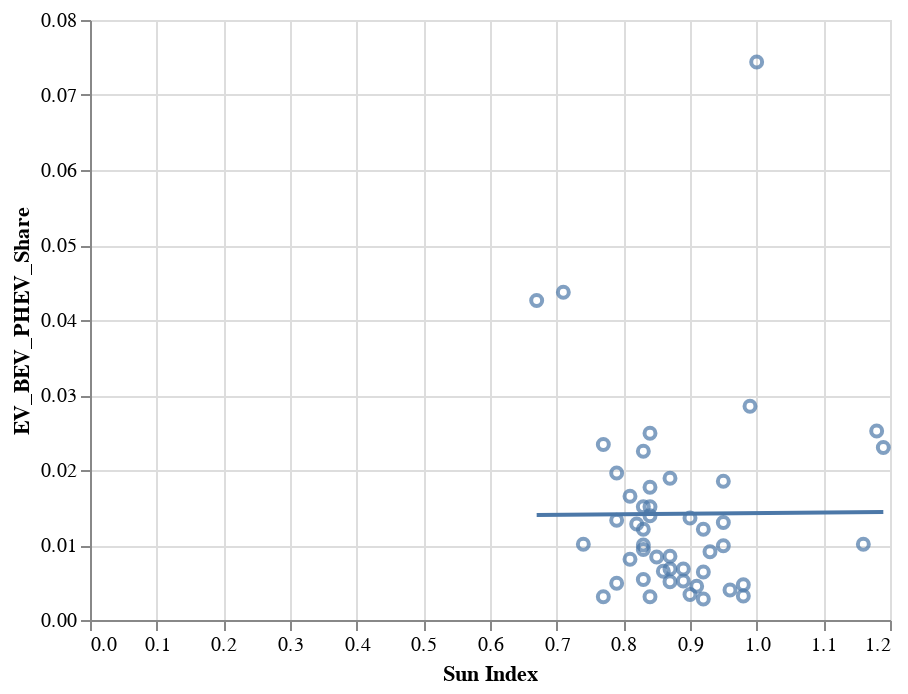

The cell this chart's notebook holds for it:
### Code cell
# Let plot solar potential (Sun Index) and EV adoption
sc_plot=alt.Chart(filescombined_no_outlier).mark_point().encode(
    x="Sun Index",
    y="EV_BEV_PHEV_Share"
)

sc_plot + sc_plot.transform_regression("Sun Index", "EV_BEV_PHEV_Share").mark_line()

### Figure 1 — Vega-Lite specification as saved in the notebook (floating-point values rounded to 4 significant figures)
{"config": {"view": {"continuousWidth": 400, "continuousHeight": 300}}, "layer": [{"mark": "point", "encoding": {"x": {"field": "Sun Index", "type": "quantitative"}, "y": {"field": "EV_BEV_PHEV_Share", "type": "quantitative"}}}, {"mark": "line", "encoding": {"x": {"field": "Sun Index", "type": "quantitative"}, "y": {"field": "EV_BEV_PHEV_Share", "type": "quantitative"}}, "transform": [{"on": "Sun Index", "regression": "EV_BEV_PHEV_Share"}]}], "data": {"name": "data-d5e7d66e4131426bcfc46c77d2c3f56d"}, "$schema": "https://vega.github.io/schema/vega-lite/v4.17.0.json", "datasets": {"data-d5e7d66e4131426bcfc46c77d2c3f56d": [{"level_0": 0.0, "Population Rank": 24.0, "State": "Alabama", "Population in 2021": 5040000.0, "Population in 2020": 5024000.0, "Total Size Rank": 30.0, "total_size": 52420.0, "Land Size Rank": 28.0, "land area": 50650.0, "Water Area Rank": 23.0, "water area": 1775.0, "Population Density Rank": 28.0, "Population Density": 99.51, "percent_land_area": 0.9661, "index": 18.0, "Solar Potential Rank": 13.0, "Sun Index": 0.89, "State Abbreviation": "AL", "Average Income": 80100.0, "2019_BEV_Sales": 722, "2019_BEV_Market_Share": 0.0037, "2019_PHEV_Sales": 285, "2019_PHEV_Market_Share": 0.0015, "EV_BEV_PHEV_Share": 0.0052, "EV_BEV_PHEV_Sales": 1007, "income_rank": "b.<100K", "Sun Index Tier": "b.<0.9"}, {"level_0": 1.0, "Population Rank": 48.0, "State": "Alaska", "Population in 2021": 732700.0, "Population in 2020": 733400.0, "Total Size Rank": 1.0, "total_size": 665400.0, "Land Size Rank": 1.0, "land area": 570600.0, "Water Area Rank": 1.0, "water area": 94740.0, "Population Density Rank": 51.0, "Population Density": 1.283, "percent_land_area": 0.8576, "index": null, "Solar Potential Rank": null, "Sun Index": null, "State Abbreviation": "AK", "Average Income": 95710.0, "2019_BEV_Sales": 87, "2019_BEV_Market_Share": 0.0035, "2019_PHEV_Sales": 56, "2019_PHEV_Market_Share": 0.0023, "EV_BEV_PHEV_Share": 0.0058, "EV_BEV_PHEV_Sales": 143, "income_rank": "b.<100K", "Sun Index Tier": "d.1+"}, {"level_0": 2.0, "Population Rank": 14.0, "State": "Arizona", "Population in 2021": 7276000.0, "Population in 2020": 7152000.0, "Total Size Rank": 6.0, "total_size": 114000.0, "Land Size Rank": 6.0, "land area": 113600.0, "Water Area Rank": 48.0, "water area": 396.2, "Population Density Rank": 33.0, "Population Density": 64.06, "percent_land_area": 0.9965, "index": 1.0, "Solar Potential Rank": 2.0, "Sun Index": 1.18, "State Abbreviation": "AZ", "Average Income": 93560.0, "2019_BEV_Sales": 6637, "2019_BEV_Market_Share": 0.022, "2019_PHEV_Sales": 954, "2019_PHEV_Market_Share": 0.0032, "EV_BEV_PHEV_Share": 0.0252, "EV_BEV_PHEV_Sales": 7591, "income_rank": "b.<100K", "Sun Index Tier": "d.1+"}, {"level_0": 3.0, "Population Rank": 33.0, "State": "Arkansas", "Population in 2021": 3026000.0, "Population in 2020": 3012000.0, "Total Size Rank": 29.0, "total_size": 53180.0, "Land Size Rank": 27.0, "land area": 52040.0, "Water Area Rank": 31.0, "water area": 1143.0, "Population Density Rank": 35.0, "Population Density": 58.15, "percent_land_area": 0.9785, "index": 15.0, "Solar Potential Rank": 11.0, "Sun Index": 0.91, "State Abbreviation": "AR", "Average Income": 73600.0, "2019_BEV_Sales": 370, "2019_BEV_Market_Share": 0.0031, "2019_PHEV_Sales": 168, "2019_PHEV_Market_Share": 0.0014, "EV_BEV_PHEV_Share": 0.0045, "EV_BEV_PHEV_Sales": 538, "income_rank": "a.< 80K", "Sun Index Tier": "c.<1.0"}, {"level_0": 4.0, "Population Rank": 1.0, "State": "California", "Population in 2021": 39240000.0, "Population in 2020": 39540000.0, "Total Size Rank": 3.0, "total_size": 163700.0, "Land Size Rank": 3.0, "land area": 155800.0, "Water Area Rank": 6.0, "water area": 7916.0, "Population Density Rank": 12.0, "Population Density": 251.9, "percent_land_area": 0.9516, "index": 3.0, "Solar Potential Rank": 4.0, "Sun Index": 1.0, "State Abbreviation": "CA", "Average Income": 109300.0, "2019_BEV_Sales": 100549, "2019_BEV_Market_Share": 0.0516, "2019_PHEV_Sales": 44471, "2019_PHEV_Market_Share": 0.0228, "EV_BEV_PHEV_Share": 0.0744, "EV_BEV_PHEV_Sales": 145020, "income_rank": "c.<120K", "Sun Index Tier": "d.1+"}, {"level_0": 5.0, "Population Rank": 21.0, "State": "Colorado", "Population in 2021": 5812000.0, "Population in 2020": 5774000.0, "Total Size Rank": 8.0, "total_size": 104100.0, "Land Size Rank": 8.0, "land area": 103600.0, "Water Area Rank": 44.0, "water area": 451.8, "Population Density Rank": 38.0, "Population Density": 56.08, "percent_land_area": 0.9957, "index": 4.0, "Solar Potential Rank": 5.0, "Sun Index": 0.99, "State Abbreviation": "CO", "Average Income": 111700.0, "2019_BEV_Sales": 7124, "2019_BEV_Market_Share": 0.0225, "2019_PHEV_Sales": 1883, "2019_PHEV_Market_Share": 0.006, "EV_BEV_PHEV_Share": 0.0285, "EV_BEV_PHEV_Sales": 9007, "income_rank": "c.<120K", "Sun Index Tier": "c.<1.0"}, {"level_0": 6.0, "Population Rank": 29.0, "State": "Connecticut", "Population in 2021": 3606000.0, "Population in 2020": 3606000.0, "Total Size Rank": 48.0, "total_size": 5543.0, "Land Size Rank": 48.0, "land area": 4842.0, "Water Area Rank": 38.0, "water area": 701.1, "Population Density Rank": 5.0, "Population Density": 744.6, "percent_land_area": 0.8735, "index": 40.0, "Solar Potential Rank": 21.0, "Sun Index": 0.79, "State Abbreviation": "CT", "Average Income": 112700.0, "2019_BEV_Sales": 2383, "2019_BEV_Market_Share": 0.0141, "2019_PHEV_Sales": 927, "2019_PHEV_Market_Share": 0.0055, "EV_BEV_PHEV_Share": 0.0196, "EV_BEV_PHEV_Sales": 3310, "income_rank": "c.<120K", "Sun Index Tier": "a.<0.8"}, {"level_0": 7.0, "Population Rank": 45.0, "State": "Delaware", "Population in 2021": 1003000.0, "Population in 2020": 989900.0, "Total Size Rank": 49.0, "total_size": 2489.0, "Land Size Rank": 49.0, "land area": 1949.0, "Water Area Rank": 40.0, "water area": 540.2, "Population Density Rank": 7.0, "Population Density": 514.9, "percent_land_area": 0.7829, "index": 28.0, "Solar Potential Rank": 17.0, "Sun Index": 0.84, "State Abbreviation": "DE", "Average Income": 88020.0, "2019_BEV_Sales": 579, "2019_BEV_Market_Share": 0.0125, "2019_PHEV_Sales": 243, "2019_PHEV_Market_Share": 0.0052, "EV_BEV_PHEV_Share": 0.0177, "EV_BEV_PHEV_Sales": 822, "income_rank": "b.<100K", "Sun Index Tier": "b.<0.9"}, {"level_0": 9.0, "Population Rank": 3.0, "State": "Florida", "Population in 2021": 21780000.0, "Population in 2020": 21540000.0, "Total Size Rank": 22.0, "total_size": 65760.0, "Land Size Rank": 26.0, "land area": 53920.0, "Water Area Rank": 3.0, "water area": 12130.0, "Population Density Rank": 9.0, "Population Density": 403.9, "percent_land_area": 0.8201, "index": 8.0, "Solar Potential Rank": 8.0, "Sun Index": 0.95, "State Abbreviation": "FL", "Average Income": 80990.0, "2019_BEV_Sales": 13137, "2019_BEV_Market_Share": 0.0108, "2019_PHEV_Sales": 2657, "2019_PHEV_Market_Share": 0.0022, "EV_BEV_PHEV_Share": 0.013, "EV_BEV_PHEV_Sales": 15794, "income_rank": "b.<100K", "Sun Index Tier": "c.<1.0"}, {"level_0": 10.0, "Population Rank": 8.0, "State": "Georgia", "Population in 2021": 10800000.0, "Population in 2020": 10710000.0, "Total Size Rank": 24.0, "total_size": 59430.0, "Land Size Rank": 21.0, "land area": 57510.0, "Water Area Rank": 22.0, "water area": 1912.0, "Population Density Rank": 18.0, "Population Density": 187.8, "percent_land_area": 0.9678, "index": 13.0, "Solar Potential Rank": 10.0, "Sun Index": 0.92, "State Abbreviation": "GA", "Average Income": 89680.0, "2019_BEV_Sales": 4227, "2019_BEV_Market_Share": 0.01, "2019_PHEV_Sales": 911, "2019_PHEV_Market_Share": 0.0021, "EV_BEV_PHEV_Share": 0.0121, "EV_BEV_PHEV_Sales": 5138, "income_rank": "b.<100K", "Sun Index Tier": "c.<1.0"}, {"level_0": 11.0, "Population Rank": 40.0, "State": "Hawaii", "Population in 2021": 1442000.0, "Population in 2020": 1455000.0, "Total Size Rank": 43.0, "total_size": 10930.0, "Land Size Rank": 47.0, "land area": 6423.0, "Water Area Rank": 13.0, "water area": 4509.0, "Population Density Rank": 14.0, "Population Density": 224.4, "percent_land_area": 0.5875, "index": null, "Solar Potential Rank": null, "Sun Index": null, "State Abbreviation": "HI", "Average Income": 100900.0, "2019_BEV_Sales": 2488, "2019_BEV_Market_Share": 0.0253, "2019_PHEV_Sales": 629, "2019_PHEV_Market_Share": 0.0064, "EV_BEV_PHEV_Share": 0.0317, "EV_BEV_PHEV_Sales": 3117, "income_rank": "c.<120K", "Sun Index Tier": "d.1+"}, {"level_0": 12.0, "Population Rank": 38.0, "State": "Idaho", "Population in 2021": 1901000.0, "Population in 2020": 1839000.0, "Total Size Rank": 14.0, "total_size": 83570.0, "Land Size Rank": 11.0, "land area": 82640.0, "Water Area Rank": 33.0, "water area": 925.8, "Population Density Rank": 45.0, "Population Density": 23.0, "percent_land_area": 0.9889, "index": 11.0, "Solar Potential Rank": 9.0, "Sun Index": 0.93, "State Abbreviation": "ID", "Average Income": 86820.0, "2019_BEV_Sales": 383, "2019_BEV_Market_Share": 0.0065, "2019_PHEV_Sales": 155, "2019_PHEV_Market_Share": 0.0026, "EV_BEV_PHEV_Share": 0.0091, "EV_BEV_PHEV_Sales": 538, "income_rank": "b.<100K", "Sun Index Tier": "c.<1.0"}, {"level_0": 13.0, "Population Rank": 6.0, "State": "Illinois", "Population in 2021": 12670000.0, "Population in 2020": 12700000.0, "Total Size Rank": 25.0, "total_size": 57910.0, "Land Size Rank": 24.0, "land area": 55520.0, "Water Area Rank": 19.0, "water area": 2395.0, "Population Density Rank": 13.0, "Population Density": 228.2, "percent_land_area": 0.9587, "index": 41.0, "Solar Potential Rank": 21.0, "Sun Index": 0.79, "State Abbreviation": "IL", "Average Income": 105400.0, "2019_BEV_Sales": 6321, "2019_BEV_Market_Share": 0.011, "2019_PHEV_Sales": 1309, "2019_PHEV_Market_Share": 0.0023, "EV_BEV_PHEV_Share": 0.0133, "EV_BEV_PHEV_Sales": 7630, "income_rank": "c.<120K", "Sun Index Tier": "a.<0.8"}, {"level_0": 14.0, "Population Rank": 17.0, "State": "Indiana", "Population in 2021": 6806000.0, "Population in 2020": 6786000.0, "Total Size Rank": 38.0, "total_size": 36420.0, "Land Size Rank": 38.0, "land area": 35830.0, "Water Area Rank": 39.0, "water area": 593.4, "Population Density Rank": 17.0, "Population Density": 190.0, "percent_land_area": 0.9837, "index": 35.0, "Solar Potential Rank": 18.0, "Sun Index": 0.83, "State Abbreviation": "IN", "Average Income": 93690.0, "2019_BEV_Sales": 1751, "2019_BEV_Market_Share": 0.0075, "2019_PHEV_Sales": 456, "2019_PHEV_Market_Share": 0.0019, "EV_BEV_PHEV_Share": 0.0094, "EV_BEV_PHEV_Sales": 2207, "income_rank": "b.<100K", "Sun Index Tier": "b.<0.9"}, {"level_0": 15.0, "Population Rank": 31.0, "State": "Iowa", "Population in 2021": 3193000.0, "Population in 2020": 3190000.0, "Total Size Rank": 26.0, "total_size": 56270.0, "Land Size Rank": 23.0, "land area": 55870.0, "Water Area Rank": 45.0, "water area": 415.7, "Population Density Rank": 37.0, "Population Density": 57.15, "percent_land_area": 0.9928, "index": 20.0, "Solar Potential Rank": 14.0, "Sun Index": 0.87, "State Abbreviation": "IA", "Average Income": 89450.0, "2019_BEV_Sales": 502, "2019_BEV_Market_Share": 0.0045, "2019_PHEV_Sales": 251, "2019_PHEV_Market_Share": 0.0023, "EV_BEV_PHEV_Share": 0.0068, "EV_BEV_PHEV_Sales": 753, "income_rank": "b.<100K", "Sun Index Tier": "b.<0.9"}, {"level_0": 16.0, "Population Rank": 35.0, "State": "Kansas", "Population in 2021": 2935000.0, "Population in 2020": 2938000.0, "Total Size Rank": 15.0, "total_size": 82280.0, "Land Size Rank": 13.0, "land area": 81760.0, "Water Area Rank": 42.0, "water area": 519.6, "Population Density Rank": 42.0, "Population Density": 35.89, "percent_land_area": 0.9937, "index": 9.0, "Solar Potential Rank": 8.0, "Sun Index": 0.95, "State Abbreviation": "KS", "Average Income": 92080.0, "2019_BEV_Sales": 657, "2019_BEV_Market_Share": 0.0077, "2019_PHEV_Sales": 190, "2019_PHEV_Market_Share": 0.0022, "EV_BEV_PHEV_Share": 0.0099, "EV_BEV_PHEV_Sales": 847, "income_rank": "b.<100K", "Sun Index Tier": "c.<1.0"}, {"level_0": 17.0, "Population Rank": 26.0, "State": "Kentucky", "Population in 2021": 4509000.0, "Population in 2020": 4506000.0, "Total Size Rank": 37.0, "total_size": 40410.0, "Land Size Rank": 37.0, "land area": 39490.0, "Water Area Rank": 34.0, "water area": 921.5, "Population Density Rank": 24.0, "Population Density": 114.2, "percent_land_area": 0.9772, "index": 36.0, "Solar Potential Rank": 18.0, "Sun Index": 0.83, "State Abbreviation": "KY", "Average Income": 79930.0, "2019_BEV_Sales": 580, "2019_BEV_Market_Share": 0.0039, "2019_PHEV_Sales": 224, "2019_PHEV_Market_Share": 0.0015, "EV_BEV_PHEV_Share": 0.0054, "EV_BEV_PHEV_Sales": 804, "income_rank": "a.< 80K", "Sun Index Tier": "b.<0.9"}, {"level_0": 18.0, "Population Rank": 25.0, "State": "Louisiana", "Population in 2021": 4624000.0, "Population in 2020": 4658000.0, "Total Size Rank": 31.0, "total_size": 52380.0, "Land Size Rank": 33.0, "land area": 43200.0, "Water Area Rank": 5.0, "water area": 9174.0, "Population Density Rank": 27.0, "Population Density": 107.0, "percent_land_area": 0.8248, "index": 16.0, "Solar Potential Rank": 12.0, "Sun Index": 0.9, "State Abbreviation": "LA", "Average Income": 75320.0, "2019_BEV_Sales": 527, "2019_BEV_Market_Share": 0.0025, "2019_PHEV_Sales": 193, "2019_PHEV_Market_Share": 0.0009, "EV_BEV_PHEV_Share": 0.0034, "EV_BEV_PHEV_Sales": 720, "income_rank": "a.< 80K", "Sun Index Tier": "c.<1.0"}, {"level_0": 19.0, "Population Rank": 42.0, "State": "Maine", "Population in 2021": 1372000.0, "Population in 2020": 1362000.0, "Total Size Rank": 39.0, "total_size": 35380.0, "Land Size Rank": 39.0, "land area": 30840.0, "Water Area Rank": 12.0, "water area": 4537.0, "Population Density Rank": 39.0, "Population Density": 44.49, "percent_land_area": 0.8718, "index": 26.0, "Solar Potential Rank": 17.0, "Sun Index": 0.84, "State Abbreviation": "ME", "Average Income": 87590.0, "2019_BEV_Sales": 518, "2019_BEV_Market_Share": 0.0079, "2019_PHEV_Sales": 471, "2019_PHEV_Market_Share": 0.0072, "EV_BEV_PHEV_Share": 0.0151, "EV_BEV_PHEV_Sales": 989, "income_rank": "b.<100K", "Sun Index Tier": "b.<0.9"}, {"level_0": 20.0, "Population Rank": 19.0, "State": "Maryland", "Population in 2021": 6165000.0, "Population in 2020": 6177000.0, "Total Size Rank": 42.0, "total_size": 12410.0, "Land Size Rank": 42.0, "land area": 9707.0, "Water Area Rank": 18.0, "water area": 2699.0, "Population Density Rank": 6.0, "Population Density": 635.1, "percent_land_area": 0.7825, "index": 27.0, "Solar Potential Rank": 17.0, "Sun Index": 0.84, "State Abbreviation": "MD", "Average Income": 130900.0, "2019_BEV_Sales": 5169, "2019_BEV_Market_Share": 0.0189, "2019_PHEV_Sales": 1637, "2019_PHEV_Market_Share": 0.006, "EV_BEV_PHEV_Share": 0.0249, "EV_BEV_PHEV_Sales": 6806, "income_rank": "d.120K+", "Sun Index Tier": "b.<0.9"}, {"level_0": 21.0, "Population Rank": 15.0, "State": "Massachusetts", "Population in 2021": 6985000.0, "Population in 2020": 7030000.0, "Total Size Rank": 44.0, "total_size": 10550.0, "Land Size Rank": 45.0, "land area": 7800.0, "Water Area Rank": 16.0, "water area": 2754.0, "Population Density Rank": 4.0, "Population Density": 895.5, "percent_land_area": 0.739, "index": 31.0, "Solar Potential Rank": 18.0, "Sun Index": 0.83, "State Abbreviation": "MA", "Average Income": 127000.0, "2019_BEV_Sales": 5646, "2019_BEV_Market_Share": 0.0162, "2019_PHEV_Sales": 2212, "2019_PHEV_Market_Share": 0.0063, "EV_BEV_PHEV_Share": 0.0225, "EV_BEV_PHEV_Sales": 7858, "income_rank": "d.120K+", "Sun Index Tier": "b.<0.9"}, {"level_0": 22.0, "Population Rank": 10.0, "State": "Michigan", "Population in 2021": 10050000.0, "Population in 2020": 10080000.0, "Total Size Rank": 11.0, "total_size": 96710.0, "Land Size Rank": 22.0, "land area": 56540.0, "Water Area Rank": 2.0, "water area": 40170.0, "Population Density Rank": 19.0, "Population Density": 177.8, "percent_land_area": 0.5846, "index": 44.0, "Solar Potential Rank": 22.0, "Sun Index": 0.77, "State Abbreviation": "MI", "Average Income": 98870.0, "2019_BEV_Sales": 808, "2019_BEV_Market_Share": 0.0014, "2019_PHEV_Sales": 1022, "2019_PHEV_Market_Share": 0.0017, "EV_BEV_PHEV_Share": 0.0031, "EV_BEV_PHEV_Sales": 1830, "income_rank": "b.<100K", "Sun Index Tier": "a.<0.8"}, {"level_0": 23.0, "Population Rank": 22.0, "State": "Minnesota", "Population in 2021": 5707000.0, "Population in 2020": 5706000.0, "Total Size Rank": 12.0, "total_size": 86940.0, "Land Size Rank": 14.0, "land area": 79630.0, "Water Area Rank": 9.0, "water area": 7309.0, "Population Density Rank": 31.0, "Population Density": 71.68, "percent_land_area": 0.9159, "index": 29.0, "Solar Potential Rank": 17.0, "Sun Index": 0.84, "State Abbreviation": "MN", "Average Income": 112200.0, "2019_BEV_Sales": 2823, "2019_BEV_Market_Share": 0.0108, "2019_PHEV_Sales": 817, "2019_PHEV_Market_Share": 0.0031, "EV_BEV_PHEV_Share": 0.0139, "EV_BEV_PHEV_Sales": 3640, "income_rank": "c.<120K", "Sun Index Tier": "b.<0.9"}, {"level_0": 24.0, "Population Rank": 34.0, "State": "Mississippi", "Population in 2021": 2950000.0, "Population in 2020": 2961000.0, "Total Size Rank": 32.0, "total_size": 48430.0, "Land Size Rank": 31.0, "land area": 46920.0, "Water Area Rank": 25.0, "water area": 1509.0, "Population Density Rank": 34.0, "Population Density": 62.87, "percent_land_area": 0.9689, "index": 12.0, "Solar Potential Rank": 10.0, "Sun Index": 0.92, "State Abbreviation": "MS", "Average Income": 66130.0, "2019_BEV_Sales": 167, "2019_BEV_Market_Share": 0.0017, "2019_PHEV_Sales": 106, "2019_PHEV_Market_Share": 0.0011, "EV_BEV_PHEV_Share": 0.0028, "EV_BEV_PHEV_Sales": 273, "income_rank": "a.< 80K", "Sun Index Tier": "c.<1.0"}, {"level_0": 25.0, "Population Rank": 18.0, "State": "Missouri", "Population in 2021": 6168000.0, "Population in 2020": 6155000.0, "Total Size Rank": 21.0, "total_size": 69710.0, "Land Size Rank": 18.0, "land area": 68740.0, "Water Area Rank": 32.0, "water area": 965.5, "Population Density Rank": 29.0, "Population Density": 89.73, "percent_land_area": 0.9861, "index": 23.0, "Solar Potential Rank": 14.0, "Sun Index": 0.87, "State Abbreviation": "MO", "Average Income": 89400.0, "2019_BEV_Sales": 1597, "2019_BEV_Market_Share": 0.0066, "2019_PHEV_Sales": 456, "2019_PHEV_Market_Share": 0.0019, "EV_BEV_PHEV_Share": 0.0085, "EV_BEV_PHEV_Sales": 2053, "income_rank": "b.<100K", "Sun Index Tier": "b.<0.9"}, {"level_0": 26.0, "Population Rank": 43.0, "State": "Montana", "Population in 2021": 1104000.0, "Population in 2020": 1084000.0, "Total Size Rank": 4.0, "total_size": 147000.0, "Land Size Rank": 4.0, "land area": 145500.0, "Water Area Rank": 26.0, "water area": 1494.0, "Population Density Rank": 49.0, "Population Density": 7.587, "percent_land_area": 0.9898, "index": 24.0, "Solar Potential Rank": 15.0, "Sun Index": 0.86, "State Abbreviation": "MT", "Average Income": 81700.0, "2019_BEV_Sales": 230, "2019_BEV_Market_Share": 0.0047, "2019_PHEV_Sales": 88, "2019_PHEV_Market_Share": 0.0018, "EV_BEV_PHEV_Share": 0.0065, "EV_BEV_PHEV_Sales": 318, "income_rank": "b.<100K", "Sun Index Tier": "b.<0.9"}, {"level_0": 27.0, "Population Rank": 37.0, "State": "Nebraska", "Population in 2021": 1964000.0, "Population in 2020": 1962000.0, "Total Size Rank": 16.0, "total_size": 77350.0, "Land Size Rank": 15.0, "land area": 76820.0, "Water Area Rank": 41.0, "water area": 523.6, "Population Density Rank": 44.0, "Population Density": 25.56, "percent_land_area": 0.9932, "index": 19.0, "Solar Potential Rank": 13.0, "Sun Index": 0.89, "State Abbreviation": "NE", "Average Income": 98810.0, "2019_BEV_Sales": 372, "2019_BEV_Market_Share": 0.0049, "2019_PHEV_Sales": 144, "2019_PHEV_Market_Share": 0.0019, "EV_BEV_PHEV_Share": 0.0068, "EV_BEV_PHEV_Sales": 516, "income_rank": "b.<100K", "Sun Index Tier": "b.<0.9"}, {"level_0": 28.0, "Population Rank": 32.0, "State": "Nevada", "Population in 2021": 3144000.0, "Population in 2020": 3105000.0, "Total Size Rank": 7.0, "total_size": 110600.0, "Land Size Rank": 7.0, "land area": 109800.0, "Water Area Rank": 36.0, "water area": 790.6, "Population Density Rank": 43.0, "Population Density": 28.64, "percent_land_area": 0.9928, "index": 0.0, "Solar Potential Rank": 1.0, "Sun Index": 1.19, "State Abbreviation": "NV", "Average Income": 83590.0, "2019_BEV_Sales": 2816, "2019_BEV_Market_Share": 0.0201, "2019_PHEV_Sales": 411, "2019_PHEV_Market_Share": 0.0029, "EV_BEV_PHEV_Share": 0.023, "EV_BEV_PHEV_Sales": 3227, "income_rank": "b.<100K", "Sun Index Tier": "d.1+"}, {"level_0": 29.0, "Population Rank": 41.0, "State": "New Hampshire", "Population in 2021": 1389000.0, "Population in 2020": 1378000.0, "Total Size Rank": 46.0, "total_size": 9349.0, "Land Size Rank": 44.0, "land area": 8953.0, "Water Area Rank": 47.0, "water area": 396.5, "Population Density Rank": 22.0, "Population Density": 155.1, "percent_land_area": 0.9576, "index": 32.0, "Solar Potential Rank": 18.0, "Sun Index": 0.83, "State Abbreviation": "NH", "Average Income": 111800.0, "2019_BEV_Sales": 690, "2019_BEV_Market_Share": 0.0081, "2019_PHEV_Sales": 340, "2019_PHEV_Market_Share": 0.004, "EV_BEV_PHEV_Share": 0.0121, "EV_BEV_PHEV_Sales": 1030, "income_rank": "c.<120K", "Sun Index Tier": "b.<0.9"}, {"level_0": 30.0, "Population Rank": 11.0, "State": "New Jersey", "Population in 2021": 9267000.0, "Population in 2020": 9289000.0, "Total Size Rank": 47.0, "total_size": 8723.0, "Land Size Rank": 46.0, "land area": 7354.0, "Water Area Rank": 27.0, "water area": 1368.0, "Population Density Rank": 2.0, "Population Density": 1260.0, "percent_land_area": 0.8431, "index": 38.0, "Solar Potential Rank": 20.0, "Sun Index": 0.81, "State Abbreviation": "NJ", "Average Income": 119900.0, "2019_BEV_Sales": 7276, "2019_BEV_Market_Share": 0.0127, "2019_PHEV_Sales": 2157, "2019_PHEV_Market_Share": 0.0038, "EV_BEV_PHEV_Share": 0.0165, "EV_BEV_PHEV_Sales": 9433, "income_rank": "c.<120K", "Sun Index Tier": "b.<0.9"}, {"level_0": 31.0, "Population Rank": 36.0, "State": "New Mexico", "Population in 2021": 2116000.0, "Population in 2020": 2118000.0, "Total Size Rank": 5.0, "total_size": 121600.0, "Land Size Rank": 5.0, "land area": 121300.0, "Water Area Rank": 49.0, "water area": 292.1, "Population Density Rank": 46.0, "Population Density": 17.44, "percent_land_area": 0.9976, "index": 2.0, "Solar Potential Rank": 3.0, "Sun Index": 1.16, "State Abbreviation": "NM", "Average Income": 72200.0, "2019_BEV_Sales": 539, "2019_BEV_Market_Share": 0.0069, "2019_PHEV_Sales": 248, "2019_PHEV_Market_Share": 0.0032, "EV_BEV_PHEV_Share": 0.0101, "EV_BEV_PHEV_Sales": 787, "income_rank": "a.< 80K", "Sun Index Tier": "d.1+"}, {"level_0": 32.0, "Population Rank": 4.0, "State": "New York", "Population in 2021": 19840000.0, "Population in 2020": 20200000.0, "Total Size Rank": 27.0, "total_size": 54550.0, "Land Size Rank": 30.0, "land area": 47130.0, "Water Area Rank": 7.0, "water area": 7429.0, "Population Density Rank": 8.0, "Population Density": 420.9, "percent_land_area": 0.8638, "index": 33.0, "Solar Potential Rank": 18.0, "Sun Index": 0.83, "State Abbreviation": "NY", "Average Income": 101400.0, "2019_BEV_Sales": 8830, "2019_BEV_Market_Share": 0.009, "2019_PHEV_Sales": 5993, "2019_PHEV_Market_Share": 0.0061, "EV_BEV_PHEV_Share": 0.0151, "EV_BEV_PHEV_Sales": 14823, "income_rank": "c.<120K", "Sun Index Tier": "b.<0.9"}, {"level_0": 33.0, "Population Rank": 9.0, "State": "North Carolina", "Population in 2021": 10550000.0, "Population in 2020": 10440000.0, "Total Size Rank": 28.0, "total_size": 53820.0, "Land Size Rank": 29.0, "land area": 48620.0, "Water Area Rank": 10.0, "water area": 5201.0, "Population Density Rank": 16.0, "Population Density": 217.0, "percent_land_area": 0.9034, "index": 17.0, "Solar Potential Rank": 12.0, "Sun Index": 0.9, "State Abbreviation": "NC", "Average Income": 83730.0, "2019_BEV_Sales": 4483, "2019_BEV_Market_Share": 0.0113, "2019_PHEV_Sales": 910, "2019_PHEV_Market_Share": 0.0023, "EV_BEV_PHEV_Share": 0.0136, "EV_BEV_PHEV_Sales": 5393, "income_rank": "b.<100K", "Sun Index Tier": "c.<1.0"}, {"level_0": 34.0, "Population Rank": 47.0, "State": "North Dakota", "Population in 2021": 774900.0, "Population in 2020": 779100.0, "Total Size Rank": 19.0, "total_size": 70700.0, "Land Size Rank": 17.0, "land area": 69000.0, "Water Area Rank": 24.0, "water area": 1698.0, "Population Density Rank": 48.0, "Population Density": 11.23, "percent_land_area": 0.976, "index": 30.0, "Solar Potential Rank": 17.0, "Sun Index": 0.84, "State Abbreviation": "ND", "Average Income": 87610.0, "2019_BEV_Sales": 92, "2019_BEV_Market_Share": 0.0025, "2019_PHEV_Sales": 22, "2019_PHEV_Market_Share": 0.0006, "EV_BEV_PHEV_Share": 0.0031, "EV_BEV_PHEV_Sales": 114, "income_rank": "b.<100K", "Sun Index Tier": "b.<0.9"}, {"level_0": 35.0, "Population Rank": 7.0, "State": "Ohio", "Population in 2021": 11780000.0, "Population in 2020": 11800000.0, "Total Size Rank": 34.0, "total_size": 44830.0, "Land Size Rank": 35.0, "land area": 40860.0, "Water Area Rank": 14.0, "water area": 3965.0, "Population Density Rank": 11.0, "Population Density": 288.3, "percent_land_area": 0.9115, "index": 45.0, "Solar Potential Rank": 23.0, "Sun Index": 0.74, "State Abbreviation": "OH", "Average Income": 82810.0, "2019_BEV_Sales": 4744, "2019_BEV_Market_Share": 0.0081, "2019_PHEV_Sales": 1159, "2019_PHEV_Market_Share": 0.002, "EV_BEV_PHEV_Share": 0.0101, "EV_BEV_PHEV_Sales": 5903, "income_rank": "b.<100K", "Sun Index Tier": "a.<0.8"}, {"level_0": 36.0, "Population Rank": 28.0, "State": "Oklahoma", "Population in 2021": 3987000.0, "Population in 2020": 3959000.0, "Total Size Rank": 20.0, "total_size": 69900.0, "Land Size Rank": 19.0, "land area": 68590.0, "Water Area Rank": 30.0, "water area": 1304.0, "Population Density Rank": 36.0, "Population Density": 58.12, "percent_land_area": 0.9813, "index": 6.0, "Solar Potential Rank": 6.0, "Sun Index": 0.98, "State Abbreviation": "OK", "Average Income": 76740.0, "2019_BEV_Sales": 551, "2019_BEV_Market_Share": 0.0023, "2019_PHEV_Sales": 223, "2019_PHEV_Market_Share": 0.0009, "EV_BEV_PHEV_Share": 0.0032, "EV_BEV_PHEV_Sales": 774, "income_rank": "a.< 80K", "Sun Index Tier": "c.<1.0"}, {"level_0": 37.0, "Population Rank": 27.0, "State": "Oregon", "Population in 2021": 4246000.0, "Population in 2020": 4237000.0, "Total Size Rank": 9.0, "total_size": 98380.0, "Land Size Rank": 10.0, "land area": 95990.0, "Water Area Rank": 20.0, "water area": 2391.0, "Population Density Rank": 40.0, "Population Density": 44.24, "percent_land_area": 0.9757, "index": 46.0, "Solar Potential Rank": 24.0, "Sun Index": 0.71, "State Abbreviation": "OR", "Average Income": 104500.0, "2019_BEV_Sales": 5366, "2019_BEV_Market_Share": 0.0332, "2019_PHEV_Sales": 1697, "2019_PHEV_Market_Share": 0.0105, "EV_BEV_PHEV_Share": 0.0437, "EV_BEV_PHEV_Sales": 7063, "income_rank": "c.<120K", "Sun Index Tier": "a.<0.8"}, {"level_0": 38.0, "Population Rank": 5.0, "State": "Pennsylvania", "Population in 2021": 12960000.0, "Population in 2020": 12810000.0, "Total Size Rank": 33.0, "total_size": 46050.0, "Land Size Rank": 32.0, "land area": 44740.0, "Water Area Rank": 28.0, "water area": 1312.0, "Population Density Rank": 10.0, "Population Density": 289.7, "percent_land_area": 0.9715, "index": 34.0, "Solar Potential Rank": 18.0, "Sun Index": 0.83, "State Abbreviation": "PA", "Average Income": 100100.0, "2019_BEV_Sales": 4339, "2019_BEV_Market_Share": 0.0068, "2019_PHEV_Sales": 2015, "2019_PHEV_Market_Share": 0.0032, "EV_BEV_PHEV_Share": 0.01, "EV_BEV_PHEV_Sales": 6354, "income_rank": "c.<120K", "Sun Index Tier": "b.<0.9"}, {"level_0": 39.0, "Population Rank": 44.0, "State": "Rhode Island", "Population in 2021": 1096000.0, "Population in 2020": 1097000.0, "Total Size Rank": 50.0, "total_size": 1545.0, "Land Size Rank": 50.0, "land area": 1034.0, "Water Area Rank": 43.0, "water area": 511.1, "Population Density Rank": 3.0, "Population Density": 1060.0, "percent_land_area": 0.6692, "index": 37.0, "Solar Potential Rank": 19.0, "Sun Index": 0.82, "State Abbreviation": "RI", "Average Income": 100500.0, "2019_BEV_Sales": 405, "2019_BEV_Market_Share": 0.0076, "2019_PHEV_Sales": 277, "2019_PHEV_Market_Share": 0.0052, "EV_BEV_PHEV_Share": 0.0128, "EV_BEV_PHEV_Sales": 682, "income_rank": "c.<120K", "Sun Index Tier": "b.<0.9"}, {"level_0": 40.0, "Population Rank": 23.0, "State": "South Carolina", "Population in 2021": 5191000.0, "Population in 2020": 5118000.0, "Total Size Rank": 40.0, "total_size": 32020.0, "Land Size Rank": 40.0, "land area": 30060.0, "Water Area Rank": 21.0, "water area": 1960.0, "Population Density Rank": 20.0, "Population Density": 172.7, "percent_land_area": 0.9388, "index": 14.0, "Solar Potential Rank": 10.0, "Sun Index": 0.92, "State Abbreviation": "SC", "Average Income": 83230.0, "2019_BEV_Sales": 956, "2019_BEV_Market_Share": 0.0046, "2019_PHEV_Sales": 379, "2019_PHEV_Market_Share": 0.0018, "EV_BEV_PHEV_Share": 0.0064, "EV_BEV_PHEV_Sales": 1335, "income_rank": "b.<100K", "Sun Index Tier": "c.<1.0"}, {"level_0": 41.0, "Population Rank": 46.0, "State": "South Dakota", "Population in 2021": 895400.0, "Population in 2020": 886700.0, "Total Size Rank": 17.0, "total_size": 77120.0, "Land Size Rank": 16.0, "land area": 75810.0, "Water Area Rank": 29.0, "water area": 1305.0, "Population Density Rank": 47.0, "Population Density": 11.81, "percent_land_area": 0.9831, "index": 22.0, "Solar Potential Rank": 14.0, "Sun Index": 0.87, "State Abbreviation": "SD", "Average Income": 90680.0, "2019_BEV_Sales": 109, "2019_BEV_Market_Share": 0.003, "2019_PHEV_Sales": 77, "2019_PHEV_Market_Share": 0.0021, "EV_BEV_PHEV_Share": 0.0051, "EV_BEV_PHEV_Sales": 186, "income_rank": "b.<100K", "Sun Index Tier": "b.<0.9"}, {"level_0": 42.0, "Population Rank": 16.0, "State": "Tennessee", "Population in 2021": 6975000.0, "Population in 2020": 6911000.0, "Total Size Rank": 36.0, "total_size": 42140.0, "Land Size Rank": 34.0, "land area": 41230.0, "Water Area Rank": 35.0, "water area": 909.4, "Population Density Rank": 21.0, "Population Density": 169.2, "percent_land_area": 0.9784, "index": 25.0, "Solar Potential Rank": 16.0, "Sun Index": 0.85, "State Abbreviation": "TN", "Average Income": 80190.0, "2019_BEV_Sales": 1773, "2019_BEV_Market_Share": 0.007, "2019_PHEV_Sales": 349, "2019_PHEV_Market_Share": 0.0014, "EV_BEV_PHEV_Share": 0.0084, "EV_BEV_PHEV_Sales": 2122, "income_rank": "b.<100K", "Sun Index Tier": "b.<0.9"}, {"level_0": 43.0, "Population Rank": 2.0, "State": "Texas", "Population in 2021": 29530000.0, "Population in 2020": 29150000.0, "Total Size Rank": 2.0, "total_size": 268600.0, "Land Size Rank": 2.0, "land area": 261200.0, "Water Area Rank": 8.0, "water area": 7365.0, "Population Density Rank": 25.0, "Population Density": 113.0, "percent_land_area": 0.9726, "index": 5.0, "Solar Potential Rank": 6.0, "Sun Index": 0.98, "State Abbreviation": "TX", "Average Income": 96470.0, "2019_BEV_Sales": 3460, "2019_BEV_Market_Share": 0.0028, "2019_PHEV_Sales": 2320, "2019_PHEV_Market_Share": 0.0019, "EV_BEV_PHEV_Share": 0.0047, "EV_BEV_PHEV_Sales": 5780, "income_rank": "b.<100K", "Sun Index Tier": "c.<1.0"}, {"level_0": 44.0, "Population Rank": 30.0, "State": "Utah", "Population in 2021": 3338000.0, "Population in 2020": 3272000.0, "Total Size Rank": 13.0, "total_size": 84900.0, "Land Size Rank": 12.0, "land area": 82170.0, "Water Area Rank": 17.0, "water area": 2727.0, "Population Density Rank": 41.0, "Population Density": 40.62, "percent_land_area": 0.9679, "index": 10.0, "Solar Potential Rank": 8.0, "Sun Index": 0.95, "State Abbreviation": "UT", "Average Income": 107800.0, "2019_BEV_Sales": 2327, "2019_BEV_Market_Share": 0.0142, "2019_PHEV_Sales": 702, "2019_PHEV_Market_Share": 0.0043, "EV_BEV_PHEV_Share": 0.0185, "EV_BEV_PHEV_Sales": 3029, "income_rank": "c.<120K", "Sun Index Tier": "c.<1.0"}, {"level_0": 45.0, "Population Rank": 50.0, "State": "Vermont", "Population in 2021": 645600.0, "Population in 2020": 643100.0, "Total Size Rank": 45.0, "total_size": 9616.0, "Land Size Rank": 43.0, "land area": 9217.0, "Water Area Rank": 46.0, "water area": 399.7, "Population Density Rank": 32.0, "Population Density": 70.04, "percent_land_area": 0.9584, "index": 43.0, "Solar Potential Rank": 22.0, "Sun Index": 0.77, "State Abbreviation": "VT", "Average Income": 98590.0, "2019_BEV_Sales": 662, "2019_BEV_Market_Share": 0.0154, "2019_PHEV_Sales": 343, "2019_PHEV_Market_Share": 0.008, "EV_BEV_PHEV_Share": 0.0234, "EV_BEV_PHEV_Sales": 1005, "income_rank": "b.<100K", "Sun Index Tier": "a.<0.8"}, {"level_0": 46.0, "Population Rank": 12.0, "State": "Virginia", "Population in 2021": 8642000.0, "Population in 2020": 8631000.0, "Total Size Rank": 35.0, "total_size": 42770.0, "Land Size Rank": 36.0, "land area": 39490.0, "Water Area Rank": 15.0, "water area": 3285.0, "Population Density Rank": 15.0, "Population Density": 218.8, "percent_land_area": 0.9232, "index": 21.0, "Solar Potential Rank": 14.0, "Sun Index": 0.87, "State Abbreviation": "VA", "Average Income": 114800.0, "2019_BEV_Sales": 5677, "2019_BEV_Market_Share": 0.0153, "2019_PHEV_Sales": 1337, "2019_PHEV_Market_Share": 0.0036, "EV_BEV_PHEV_Share": 0.0189, "EV_BEV_PHEV_Sales": 7014, "income_rank": "c.<120K", "Sun Index Tier": "b.<0.9"}, {"level_0": 47.0, "Population Rank": 13.0, "State": "Washington", "Population in 2021": 7739000.0, "Population in 2020": 7705000.0, "Total Size Rank": 18.0, "total_size": 71300.0, "Land Size Rank": 20.0, "land area": 66460.0, "Water Area Rank": 11.0, "water area": 4842.0, "Population Density Rank": 23.0, "Population Density": 116.4, "percent_land_area": 0.9321, "index": 47.0, "Solar Potential Rank": 25.0, "Sun Index": 0.67, "State Abbreviation": "WA", "Average Income": 106500.0, "2019_BEV_Sales": 10256, "2019_BEV_Market_Share": 0.0359, "2019_PHEV_Sales": 1916, "2019_PHEV_Market_Share": 0.0067, "EV_BEV_PHEV_Share": 0.0426, "EV_BEV_PHEV_Sales": 12172, "income_rank": "c.<120K", "Sun Index Tier": "a.<0.8"}, {"level_0": 48.0, "Population Rank": 39.0, "State": "West Virginia", "Population in 2021": 1783000.0, "Population in 2020": 1794000.0, "Total Size Rank": 41.0, "total_size": 24230.0, "Land Size Rank": 41.0, "land area": 24040.0, "Water Area Rank": 50.0, "water area": 191.8, "Population Density Rank": 30.0, "Population Density": 74.17, "percent_land_area": 0.9921, "index": 42.0, "Solar Potential Rank": 21.0, "Sun Index": 0.79, "State Abbreviation": "WV", "Average Income": 75860.0, "2019_BEV_Sales": 179, "2019_BEV_Market_Share": 0.0035, "2019_PHEV_Sales": 71, "2019_PHEV_Market_Share": 0.0014, "EV_BEV_PHEV_Share": 0.0049, "EV_BEV_PHEV_Sales": 250, "income_rank": "a.< 80K", "Sun Index Tier": "a.<0.8"}, {"level_0": 49.0, "Population Rank": 20.0, "State": "Wisconsin", "Population in 2021": 5896000.0, "Population in 2020": 5894000.0, "Total Size Rank": 23.0, "total_size": 65500.0, "Land Size Rank": 25.0, "land area": 54160.0, "Water Area Rank": 4.0, "water area": 11340.0, "Population Density Rank": 26.0, "Population Density": 108.9, "percent_land_area": 0.8269, "index": 39.0, "Solar Potential Rank": 20.0, "Sun Index": 0.81, "State Abbreviation": "WI", "Average Income": 91540.0, "2019_BEV_Sales": 1381, "2019_BEV_Market_Share": 0.0057, "2019_PHEV_Sales": 581, "2019_PHEV_Market_Share": 0.0024, "EV_BEV_PHEV_Share": 0.0081, "EV_BEV_PHEV_Sales": 1962, "income_rank": "b.<100K", "Sun Index Tier": "b.<0.9"}, {"level_0": 50.0, "Population Rank": 51.0, "State": "Wyoming", "Population in 2021": 578800.0, "Population in 2020": 576900.0, "Total Size Rank": 10.0, "total_size": 97810.0, "Land Size Rank": 9.0, "land area": 97090.0, "Water Area Rank": 37.0, "water area": 719.9, "Population Density Rank": 50.0, "Population Density": 5.961, "percent_land_area": 0.9926, "index": 7.0, "Solar Potential Rank": 7.0, "Sun Index": 0.96, "State Abbreviation": "WY", "Average Income": 80390.0, "2019_BEV_Sales": 100, "2019_BEV_Market_Share": 0.0028, "2019_PHEV_Sales": 44, "2019_PHEV_Market_Share": 0.0012, "EV_BEV_PHEV_Share": 0.004, "EV_BEV_PHEV_Sales": 144, "income_rank": "b.<100K", "Sun Index Tier": "c.<1.0"}]}}
